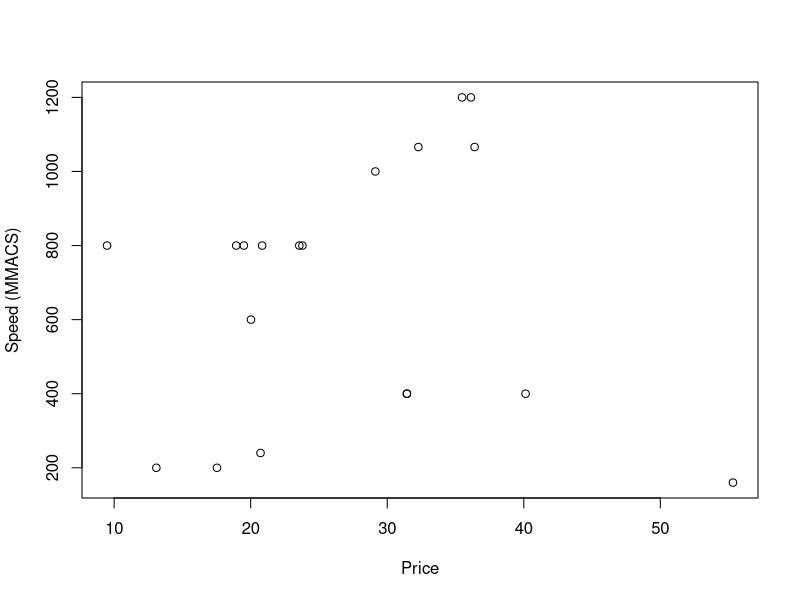
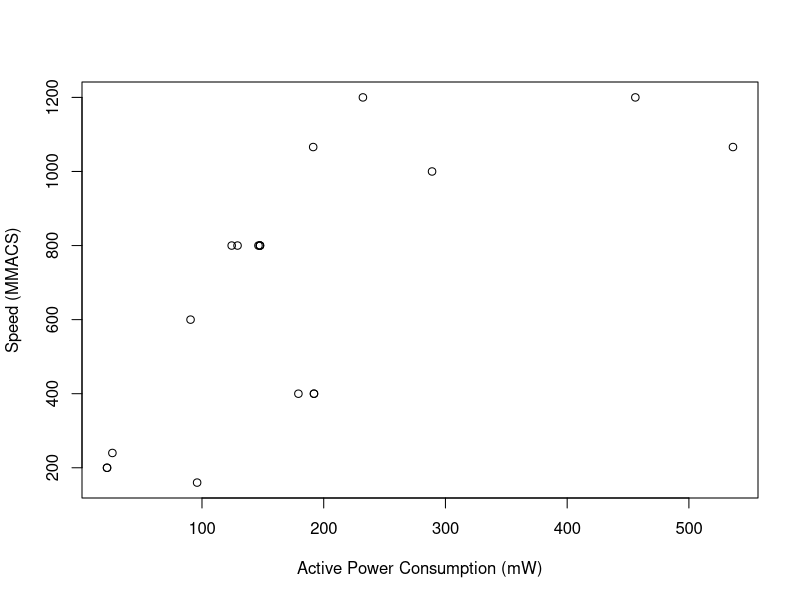

These charts were generated, in order, by the following R code:
# DSP,Price,Speed_in_MHz,16_Bit_MACs,40_bit_ALUs,Active_mW_per_MHz

data = read.csv("data.csv")

# Plot price versus million multiply-accumulates per second
pdf(file="price_perf.pdf")
plot(data[,2], data[,3] * data[,4], xlab="Price", ylab="Speed (MMACS)")

pdf(file="power_perf.pdf")
plot(data[,6] * data[,3], data[,3] * data[,4],
     xlab="Active Power Consumption (mW)", ylab="Speed (MMACS)")
